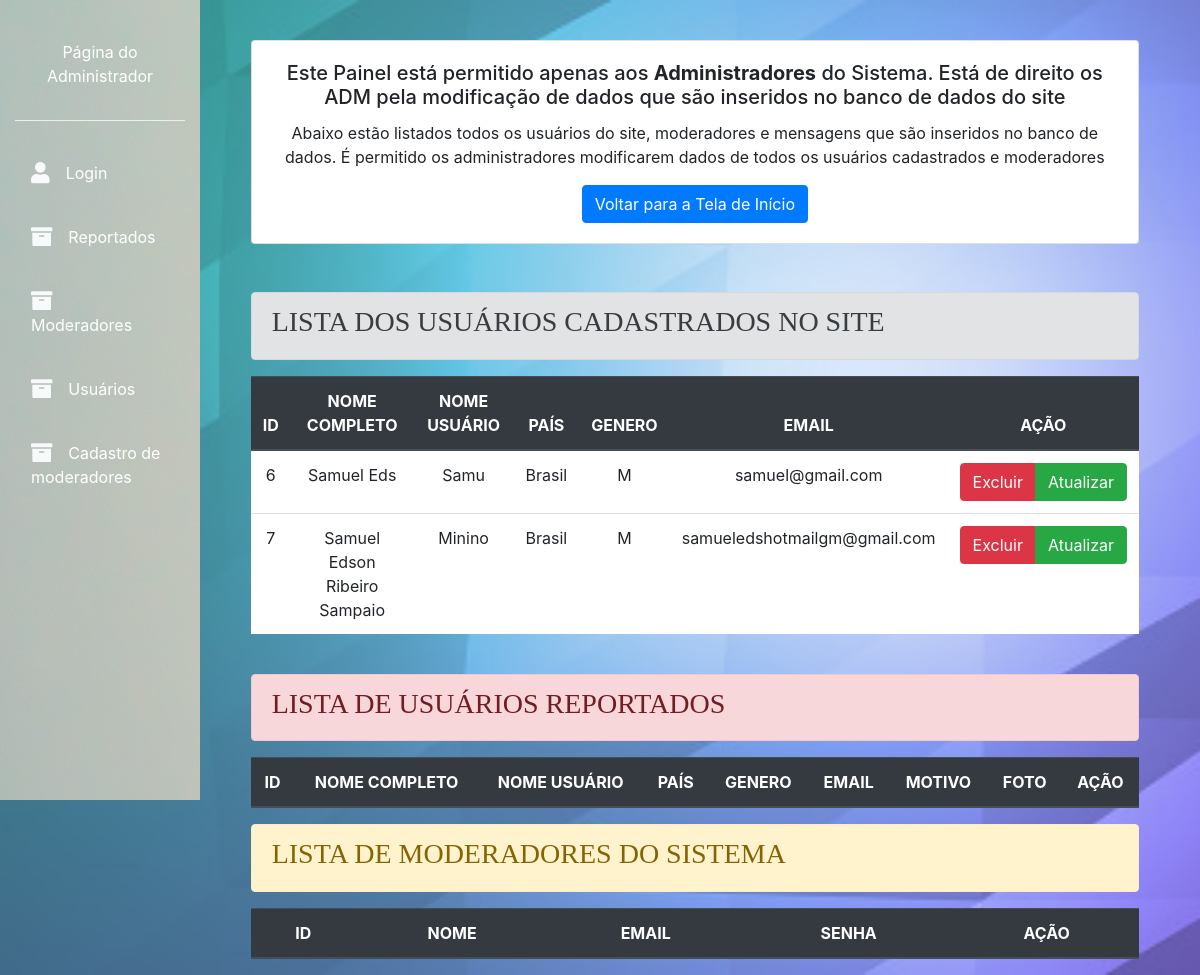
The page /reserva/adm.php on the database as committed earlier.
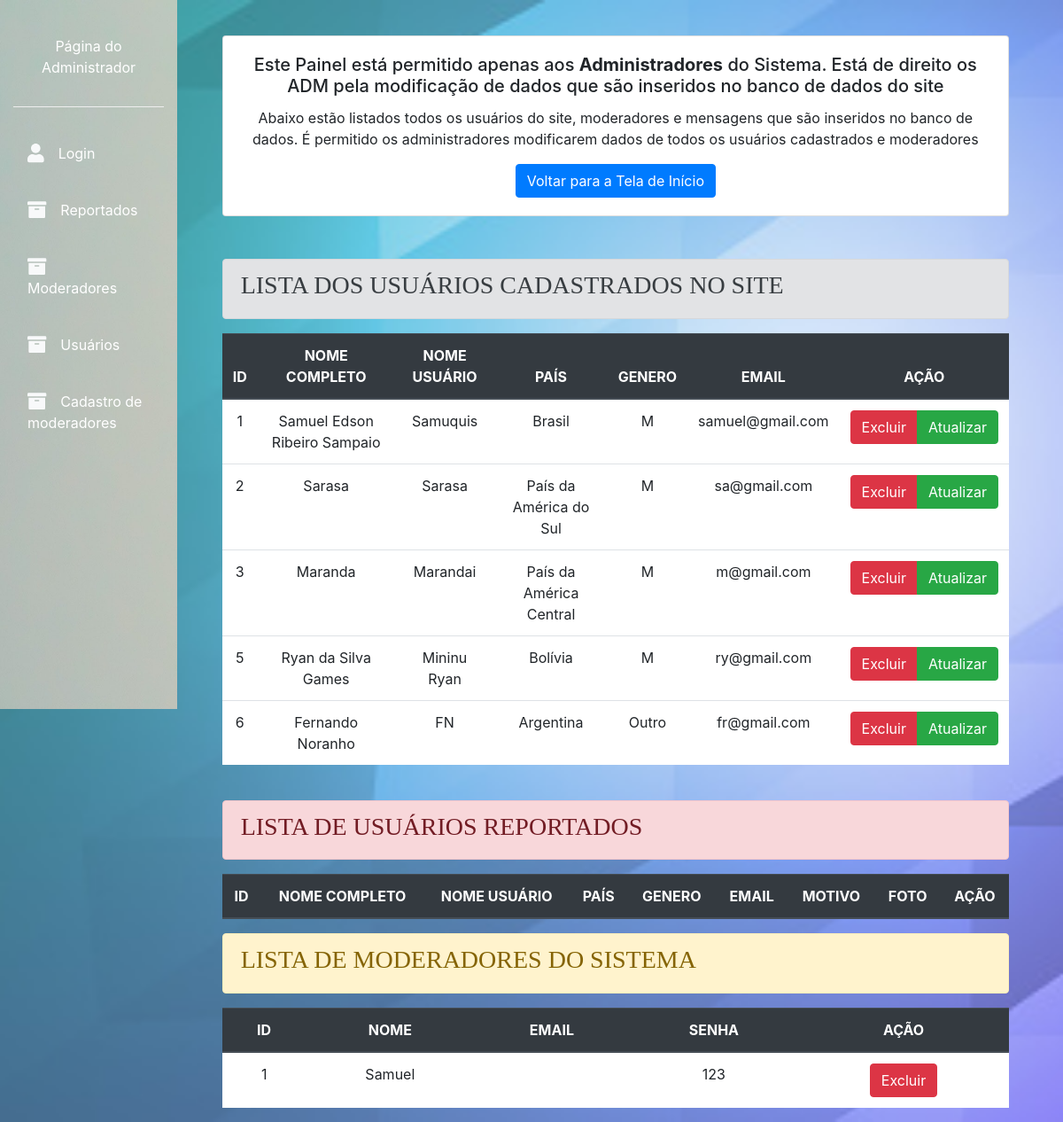
The same page on the database as committed later.
### tables this page shows
CREATE TABLE `usuarios` (
  `id` int(11) NOT NULL,
  `nomecompleto` varchar(200) DEFAULT NULL,
  `nomeusuario` varchar(200) DEFAULT NULL,
  `pais` varchar(200) DEFAULT NULL,
  `genero` varchar(10) DEFAULT NULL,
  `email` varchar(200) NOT NULL,
  `senha` varchar(9) NOT NULL,
  `foto` varchar(200) DEFAULT NULL
);

CREATE TABLE `moderador` (
  `id` int(11) NOT NULL,
  `nome` varchar(200) NOT NULL,
  `senha` varchar(8) NOT NULL
);

### reserva/adm.php (the view, shortened to what the changed rows need)
<?php
include("php/conexao.php");
$sql = "SELECT * FROM usuarios";
$result = mysqli_query($con,$sql);
$comando = $con->prepare("SELECT * FROM moderador");
$comando->execute();
$get = $comando->get_result();
?>
<!DOCTYPE html>
<html>
<head>
	<link rel="stylesheet" href="css/bootstrap.css">
</head>
<body>
	<br>
	<div class="container-fluid">
		<div class="col-xl-10 col-lg-9 col-md-8 ml-auto">
			<div class="col-12">
				<br>
				<br>
				<div class="table-responsive">
					<table class="table">
						<thead class="thead-dark">
							<tr class="text-muted">
								<th scope="col">ID</td>
									<th scope="col">NOME COMPLETO</th>
									<th scope="col">NOME USUÁRIO</th>
									<th scope="col">PAÍS</th>
									<th scope="col">GENERO</th>
									<th scope="col">EMAIL</th>
									<th scope="col">AÇÃO</th>
								</tr>
							</thead>
							<tbody>
								<?php while($row = mysqli_fetch_assoc($result)){ ?>
									<tr>
										<td scope="row"><?php echo $row['id']; ?></td>
										<td><?php echo $row['nomecompleto']; ?></td>
										<td><?php echo $row['nomeusuario']; ?></td>
										<td><?php echo $row['pais']; ?></td>
										<td><?php echo $row['genero']; ?></td>
										<td><?php echo $row['email']; ?></td>
										<td><div class="btn-group" role="group"><a href="php/_exclui_usu.php?email=<?php echo $row['email']; ?>&&adm=1" class="btn btn-danger">Excluir</a> <a href="editar.php?email=<?php echo $row['email']; ?>" class="btn btn-success">Atualizar</a></div></td>
									</tr>
								<?php }; ?>
							</tbody>
						</table>
					</div>
					<br>
					<div class="table-responsive">
						<table class="table table-striped">
							<thead class="thead-dark">
								<tr>
									<th scope="col">ID</th>
									<th scope="col">NOME COMPLETO</th>
									<th scope="col">NOME USUÁRIO</th>
									<th scope="col">PAÍS</th>
									<th scope="col">GENERO</th>
									<th scope="col">EMAIL</th>
									<th scope="col">MOTIVO</th>
									<th scope="col">FOTO</th>
									<th scope="col">AÇÃO</th>
								</tr>
							</thead>
						</table>
					</div>
					<div class="table-responsive">
						<table class="table table-striped">
							<thead class="thead-dark">
								<tr>
									<th scope="col">ID</th>
									<th scope="col">NOME</th>
									<th scope="col">EMAIL</th>
									<th scope="col">SENHA</th>
									<th scope="col">AÇÃO</th>
								</tr>
							</thead>
							<tbody>
								<?php while($dados = $get->fetch_assoc()){ ?>
									<tr>
										<td scope="row"><?php echo $dados['id']; ?></td>
										<td><?php echo $dados['nome']; ?></td>
										<td><?php echo $dados['email']; ?></td>
										<td><?php echo $dados['senha']; ?></td>
										<td><a class="btn btn-danger" href="paginas/cadastro/php/excluirMod.php?id=<?php echo($dados['id']) ?>&&adm=1">Excluir</a></td>
									</tr>
								<?php } ?>
							</tbody>
						</table>
					</div>
				</div>
			</div>
		</div>
</body>
</html>

Rows that differ between the two databases and show on the page:
removed usuarios: id "7", nomecompleto "Samuel Edson Ribeiro Sampaio", nomeusuario "Minino", pais "Brasil", genero "M", email "samueledshotmailgm@gmail.com"
added usuarios: id "1", nomecompleto "Samuel Edson Ribeiro Sampaio", nomeusuario "Samuquis", pais "Brasil", genero "M", email "samuel@gmail.com"
added usuarios: id "2", nomecompleto "Sarasa", nomeusuario "Sarasa", pais "País da América do Sul", genero "M", email "sa@gmail.com"
added usuarios: id "3", nomecompleto "Maranda", nomeusuario "Marandai", pais "País da América Central", genero "M", email "m@gmail.com"
added usuarios: id "5", nomecompleto "Ryan da Silva Games", nomeusuario "Mininu Ryan", pais "Bolívia", genero "M", email "ry@gmail.com"
changed usuarios id 6: nomecompleto "Samuel Eds" → "Fernando Noranho"; nomeusuario "Samu" → "FN"; pais "Brasil" → "Argentina"; genero "M" → "Outro"; email "samuel@gmail.com" → "fr@gmail.com"
added moderador: id "1", nome "Samuel", senha "123"
